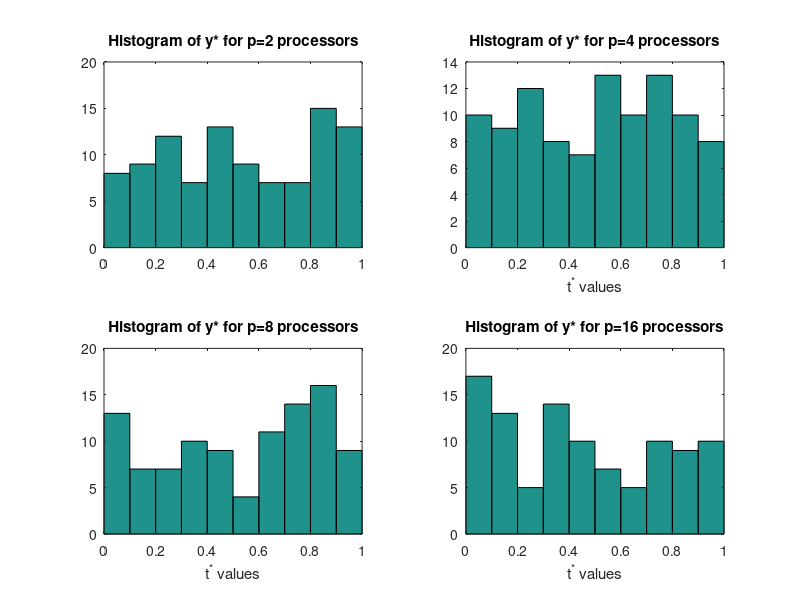

Write the MATLAB code that produced this figure.
M = 100; % Number of macroreplications
num_proc_settings = 4; % Number of processor number settings

% Read in the data from a text file "sensitivity_data.txt"
fileID = fopen('sensitivity_data.txt','r'); % Currently random data
formatSpec = '%f';
data = fscanf(fileID,formatSpec,[M, num_proc_settings]);
fclose(fileID);

% Extract the obj fn values into column vectors
obj_fn_values_p2 = data(:,1);
obj_fn_values_p4 = data(:,2);
obj_fn_values_p8 = data(:,3);
obj_fn_values_p16 = data(:,4);

% Fix common bin centers across subplots
bin_centers = 0.05:0.1:0.95;

subplot(2,2,1)
hist(obj_fn_values_p2, bin_centers);
title('Histogram of y* for p=2 processors');

subplot(2,2,2);
hist(obj_fn_values_p4, bin_centers);
xlabel('t^* values');
title('Histogram of y* for p=4 processors');

subplot(2,2,3);
hist(obj_fn_values_p8, bin_centers);
xlabel('t^* values');
title('Histogram of y* for p=8 processors');

subplot(2,2,4);
hist(obj_fn_values_p16, bin_centers);
xlabel('t^* values');
title('Histogram of y* for p=16 processors');